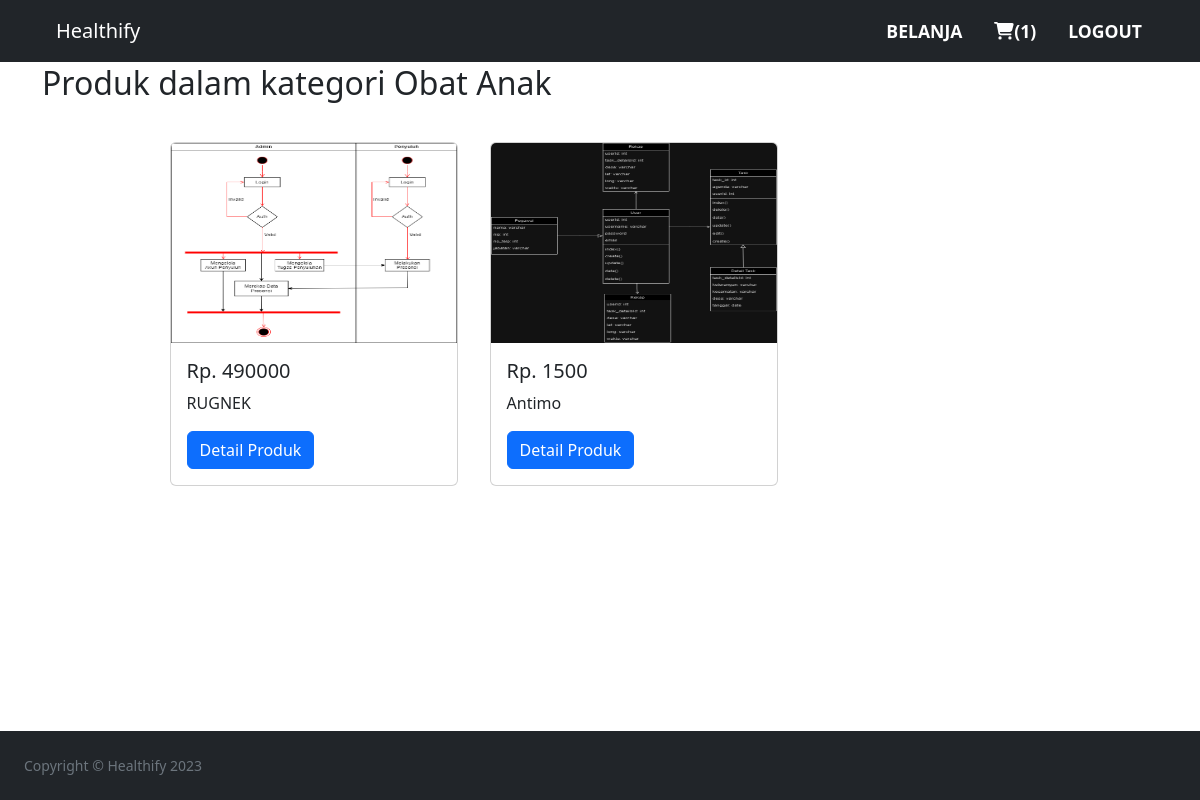
The page /product.php?category=Obat Anak (signed in) on the database as committed earlier.
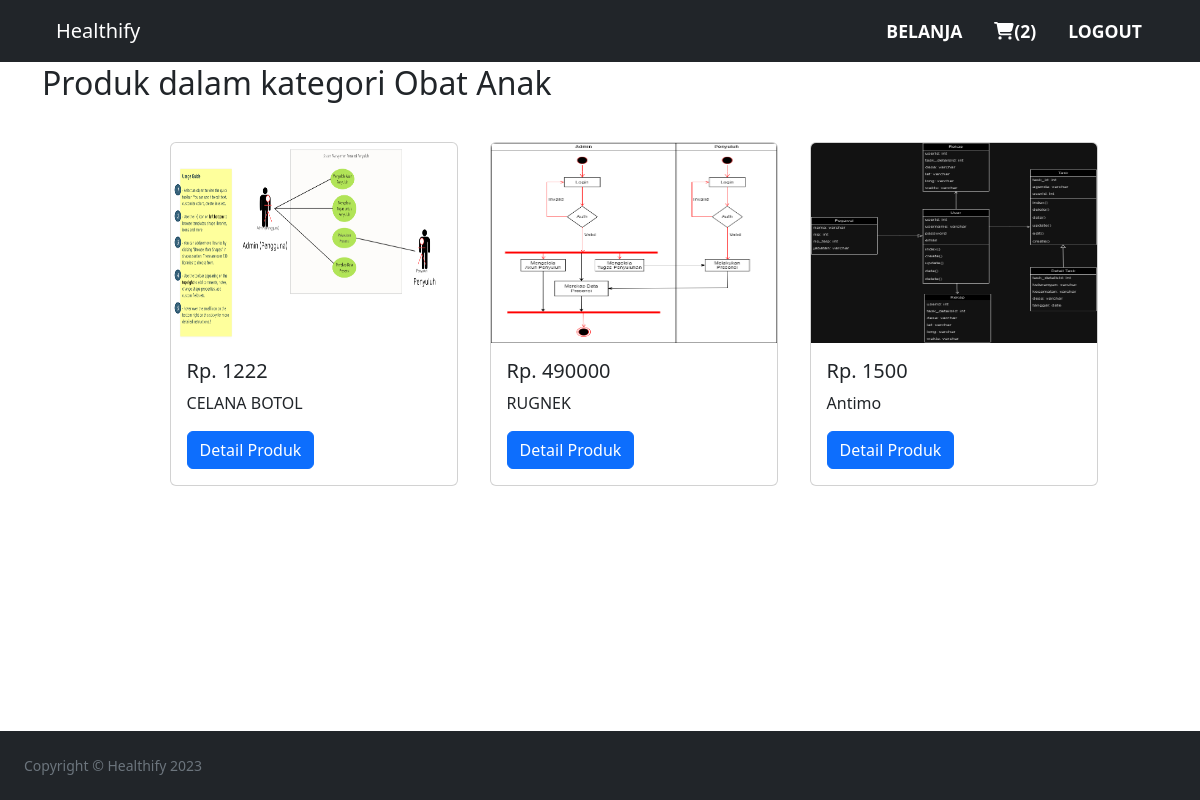
The same page on the database as committed later.
### tables this page shows
CREATE TABLE `products` (
  `productID` int(11) NOT NULL,
  `productname` varchar(100) NOT NULL,
  `description` text NOT NULL,
  `price` int(11) NOT NULL,
  `category` varchar(100) NOT NULL,
  `product_image` varchar(100) NOT NULL
);

### product.php (the view, shortened to what this page needs)
<?php
include('connections/localhost.php');
?>
<?php include("includes/header.php"); ?>
<?php include("includes/navbar.php"); ?>
<div class="container py-5">
	<h2 class="h-auto py-3">Produk dalam kategori <?php echo $_GET['category'] ?></h2>
	<?php
	global $conn;
	if (!isset($_GET['category']) || empty(trim($_GET['category']))) {
		header("location: categories.php");
	} else {
		$category = htmlspecialchars(stripslashes(strip_tags($_GET['category'])));
		$category = mysqli_real_escape_string($conn, $category);
		$query = "SELECT * FROM `products` WHERE category = '$category'";
		$result = mysqli_query($conn, $query) or die(mysqli_error($conn));
		if ($count == 0) exit("Belum ada produk dalam kategori ini."); ?>
		<div class="container-grid">
			<?php
			while ($row = mysqli_fetch_array($result)) {
			?>
				<div class="card m-3" style="width: 18rem;">
					<img src="<?php echo basename('uploads/') . "/" .  $row['product_image']; ?>" class="card-img-top" width="200" height="200">
					<div class="card-body">
						<h5 class="card-title"><?php echo "Rp. " . $row['price'] ?></h5>
						<p class="card-text"><?php echo $row['productname'] ?></p>
						<a href="productview.php?id=<?php echo $row['productID'] ?>" class="btn btn-primary">Detail Produk</a>
					</div>
				</div>
			<?php
				}
			}
			?>
		</div>
</div>
	<?php include("includes/footer.php"); ?>

### includes/navbar.php (shortened to what this page needs)
<?php
include('connections/localhost.php');
?>
<nav class="navbar fixed-top navbar-expand-lg navbar-dark bg-dark">
    <div class="container">
        <a class="navbar-brand" href="dashboard.php">Healthify</a>
        <div class="collapse navbar-collapse" id="navbarSupportedContent">
            <ul class="navbar-nav ms-auto mb-2 mb-lg-0 wow slideInRight">
                <li class="nav-item"><a class="nav-link active" href="categories.php">Belanja</a></li>
				<?php
					$email = mysqli_real_escape_string($conn,  $_SESSION['email']);
					$query = "SELECT COUNT(*) AS count FROM `cart` WHERE `customer_email`='$email'";
					$result = mysqli_query($conn, $query) or die(mysqli_error($conn));
					$cartCount = (int) mysqli_fetch_assoc($result)["count"];
				?>
				<li class="nav-item"><a class="nav-link active" href="cart.php"><div class="sb-nav-link-icon d-inline"><i class="fas fa-shopping-cart"></i></div>(<?= $cartCount ?>)</a></li>
                <li class="nav-item"><a class="nav-link active" href="logout.php">Logout</a></li>
			</ul>
        </div>
    </div>
</nav>

Rows that differ between the two databases and show on the page:
now on this page (row edited): products: product_image (picture), price "1222", productname "CELANA BOTOL"
Other text that changed with them:
$cartCount: "1" → "2"
